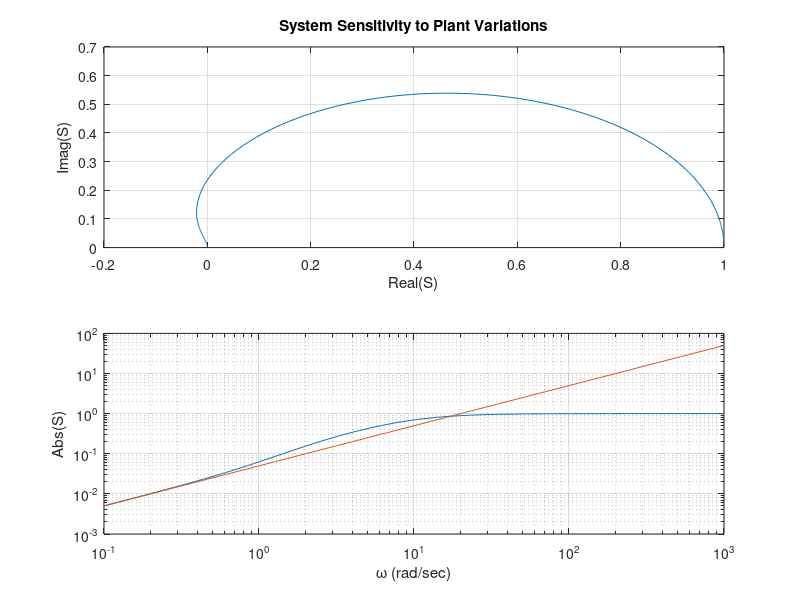

Recreate this plot in MATLAB.
% Chapter 4: Figure 4.31

%

%   English channel boring machine: system sensitivity 

%   for K=20.

%

K=20; num=[1 1 0]; den=[1 12 K];

w=logspace(-1,3,200); s=w*j;

%

% Compute System Sensitivity

%

n= s.^2 + s; d= s.^2 +12*s+K; S=n./d;

%

% Compute Approximate Sensitivity S = s / K

%

n2= s; d2=K; S2=n2./d2;

%

% Generate the plots

%

subplot(211), plot(real(S),imag(S))

title('System Sensitivity to Plant Variations')

xlabel('Real(S)'), ylabel('Imag(S)'), grid

subplot(212), loglog(w,abs(S),w,abs(S2))

xlabel('\omega (rad/sec)'), ylabel('Abs(S)'), grid
